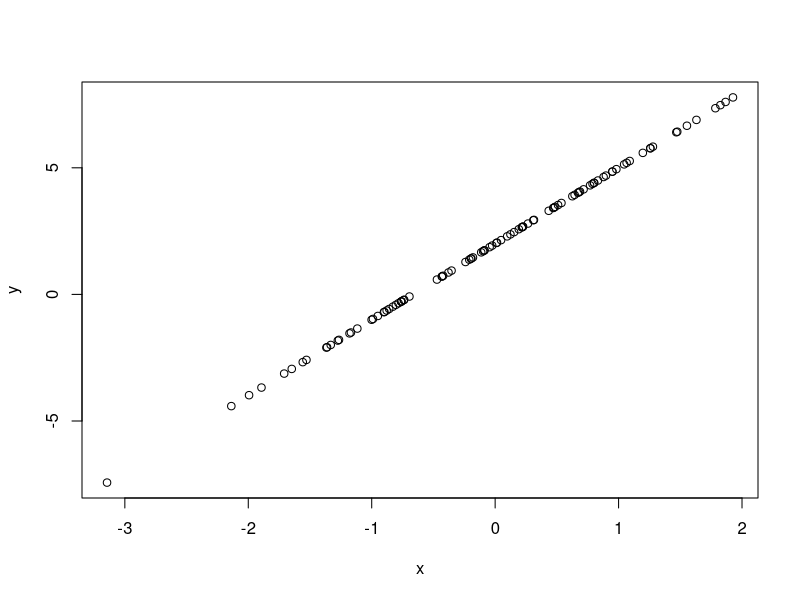
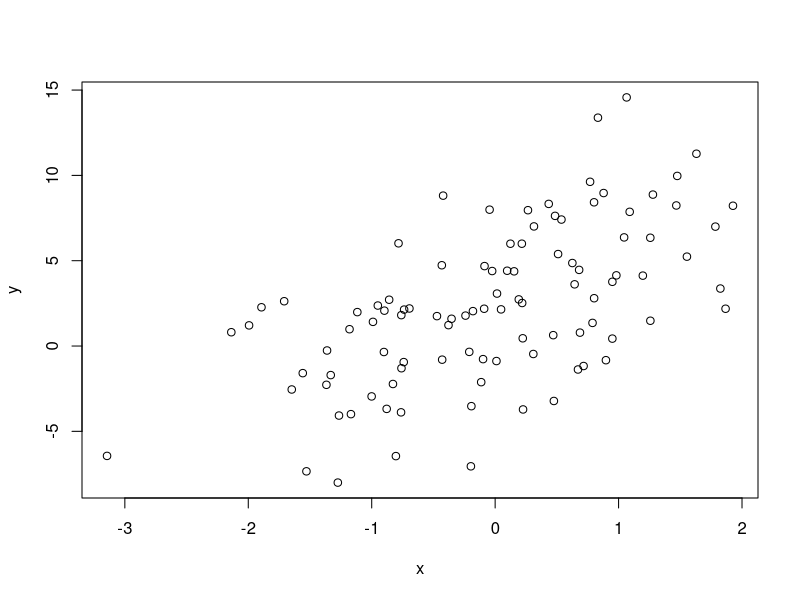
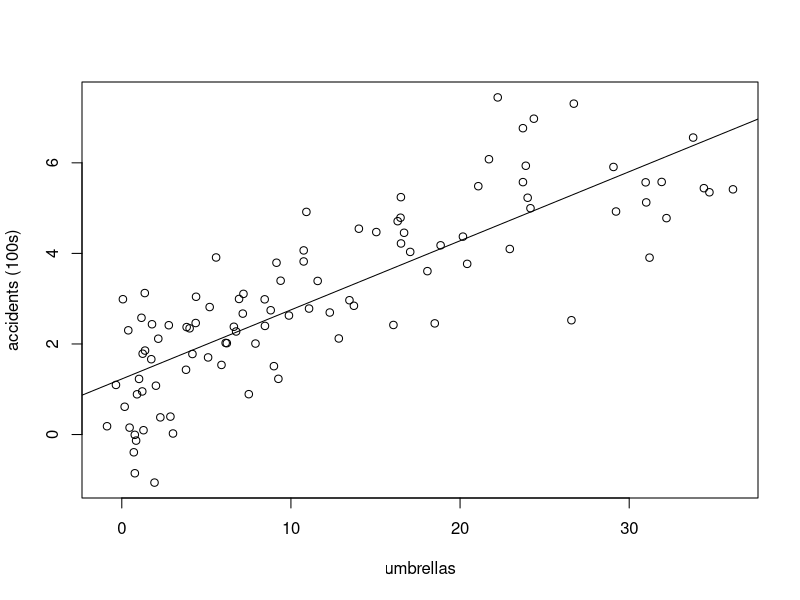
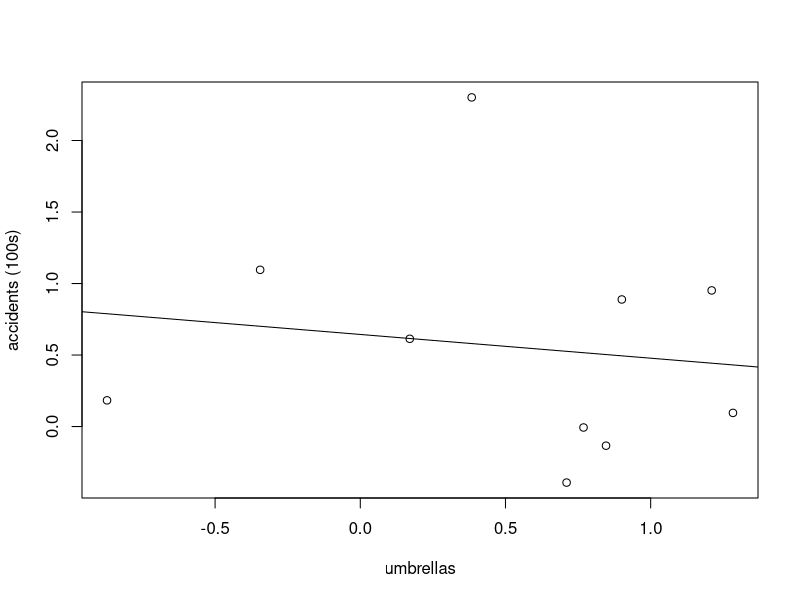
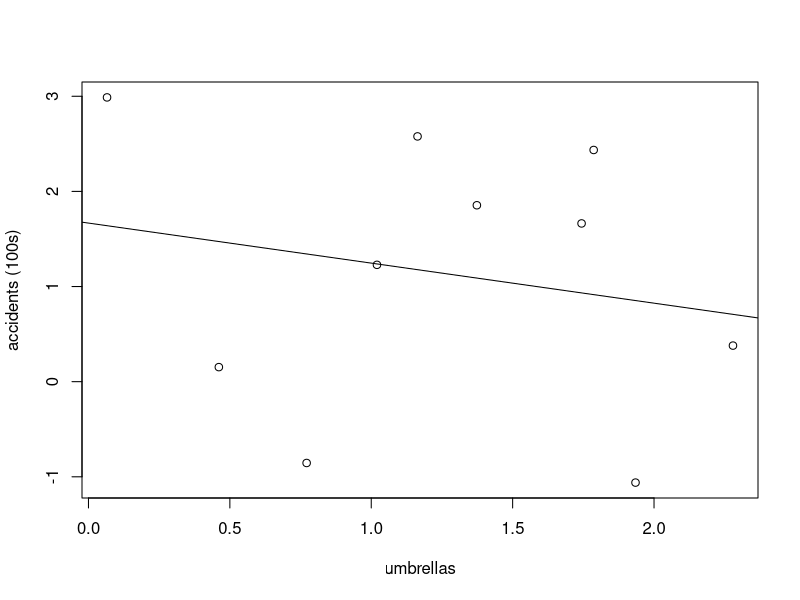
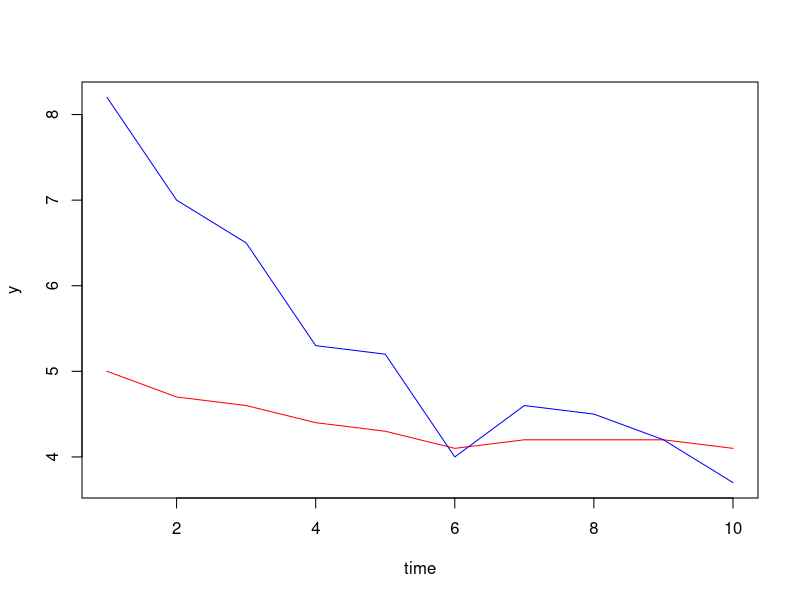
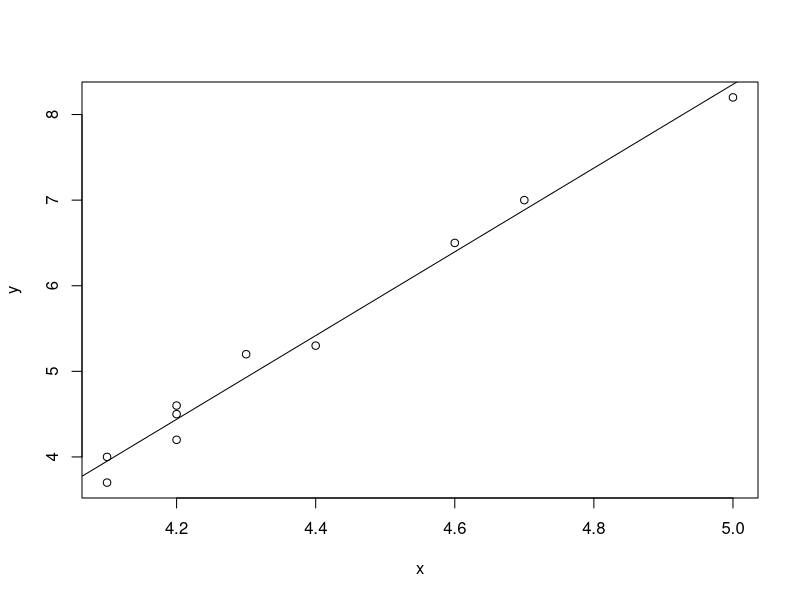
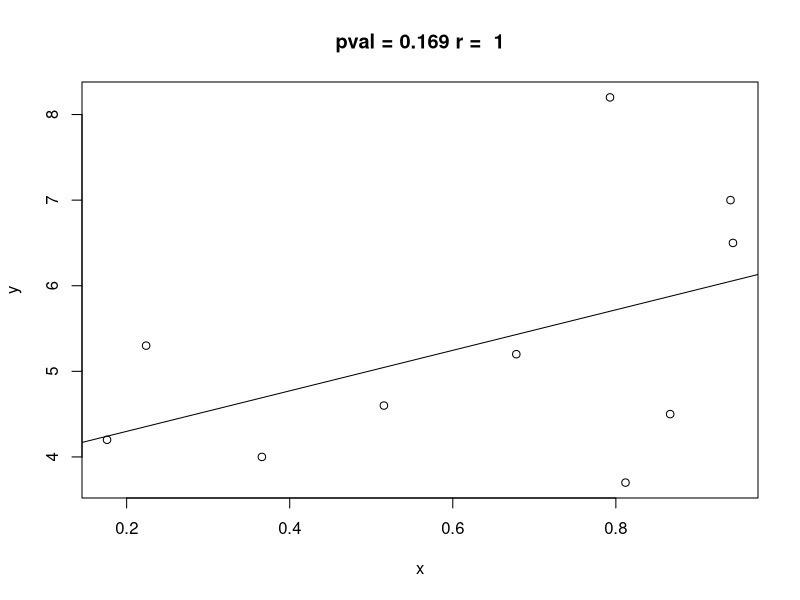

Reproduce these figures in R, in order. (Note: a time limit stopped this script after it produced the figures.)
#### epsilon = ignorance

n = 100
p = 1000
sigma = 0.1
x = rnorm(n)
U = matrix(runif(n * p, -0.2, 0.2), nrow = n)

#no noise case
f_of_x = 2 + 3 * x
t_of_xs = f_of_x
y = t_of_xs
plot(x, y)

#a little noise case
eps = rowSums(U[, 1:1000, drop = FALSE])
t_of_xs = f_of_x + eps
y = t_of_xs
plot(x, y)
summary(lm(y ~ x))


##### LRT vs F-test
set.seed(422)
n = 100
p = 10
sigma = 2
X = matrix(runif(n * p), nrow = n)
beta = rep(1, p)
y = X %*% as.matrix(beta) + rnorm(n, 0, sigma)
mod_full = lm(y ~ X)
summary(mod_full)
mod_red = lm(y ~ 1)
summary(mod_red)
anova(mod_red, mod_full, test = "LRT")
anova(mod_red, mod_full, test = "F")


###rainfall (z), umbrellas (X) and car accidents (y) example
set.seed(422)
n = 100
sigma = 0.3
z = runif(n, 0, 6)
x = z^2 + rnorm(n, sigma)
y = z + rnorm(n, sigma)
plot(x, y, xlab = "umbrellas", ylab = "accidents (100s)")
mod = lm(y ~ x)
abline(mod)
summary(mod)

mod = lm(y ~ x + z)
summary(mod)

#accidents vs umbrellas with rainfall constant
z_low = z < quantile(z, 0.1)

mod = lm(y[z_low] ~ x[z_low])
plot(x[z_low], y[z_low], xlab = "umbrellas", ylab = "accidents (100s)")
abline(mod)
summary(mod)

z_low = quantile(z, 0.1) < z & z < quantile(z, 0.2)

mod = lm(y[z_low] ~ x[z_low])
plot(x[z_low], y[z_low], xlab = "umbrellas", ylab = "accidents (100s)")
abline(mod)
summary(mod)




#### spurious correlation

yearly_divorce_rate_maine_per_1000 = c(5,4.7,4.6,4.4,4.3,4.1,4.2,4.2,4.2,4.1)
yearly_US_consumption_margarine_per_capita = c(8.2,7,6.5,5.3,5.2,4,4.6,4.5,4.2,3.7)
n = length(yearly_divorce_rate_maine_per_1000)
plot(1 : n, 
     yearly_divorce_rate_maine_per_1000, 
     type = "l", col = "red", ylab = "y", xlab = "time",
     ylim = c(min(yearly_divorce_rate_maine_per_1000, yearly_US_consumption_margarine_per_capita), max(yearly_divorce_rate_maine_per_1000, yearly_US_consumption_margarine_per_capita)))
points(1 : n, yearly_US_consumption_margarine_per_capita, type = "l", col = "blue")

x = yearly_divorce_rate_maine_per_1000
y = yearly_US_consumption_margarine_per_capita
plot(x, y)
#make a linear model
mod = lm(y ~ x)
summary(mod)
abline(mod)
# F-test says probability of seeing this linear relationship or 
# a relationship better correlated given no linear relationship 
# is about 1 in 100,000,000

#can we duplicate this? with enough time...

r = 0
min_pval = 1
while (TRUE){
  r = r + 1
  if (r %% 10000 == 0){cat("r =", r, "\n")}
  x = runif(n)
  #make a linear model
  mod = lm(y ~ x)
  #grab the pval of the t-test = F-test
  pval = coef(summary(mod))[2, 4]
  
  if (pval < min_pval){
    min_pval = pval
    plot(x, y, main = paste("pval =", signif(pval, 3), "r = ", r))
    abline(mod)
  }
  if (pval < 1e-8){
    break
  }
}

#### Scheffe's Correction
# install.packages("agricolae")
# library(agricolae)
# X = fread("baseball.csv")
# mod = lm(salary_thou ~ ., X)
# summary(mod)
# scheffe.test(mod, trt = "num_rbi")

######## F-test provides protection, t-test still passes
set.seed(422)
n = 100

sigma = 5
x1 = seq(0, 10, length.out = n)
y = x1 + rnorm(n, 0, sigma)
plot(x1, y)
mod = lm(y ~ x1)
abline(mod)
summary(mod)

set.seed(421)
p = 100
Xjunk = matrix(rnorm(n*p), nrow = n)
X = cbind(x1, Xjunk)
colnames(X) = c("real", rep("fake", p))

mod = lm(y ~ X[, 1:80])
abline(mod)
summary(mod)

###########slope = 0 testing
beta_0 = 1.5
beta_1 = 2
sigma = 2
n = 10

x = runif(n)
y = beta_0 + beta_1 * x + rnorm(n, 0, sigma)
mod = lm(y ~ x)
plot(x, y)
summary(mod)
abline(mod, col = "blue")

##is this valid for trying to prove that \beta_1 = 0? No... since it is your default position

bethat_1 = coef(summary(mod))[1, 1]
se_bethat_1 = coef(summary(mod))[1, 2]
bethat_1 + c(-1, 1) * 2 * se_bethat_1

#if delta is reasonable... you cannot reject the null that \beta_1 \neq 0!

##########opt design for slope
plot(0, 0, xlim = c(0, 1), ylim = c(0, 5), type = "n")

beta_0 = 1.5
beta_1 = 2
sigma = 0.6
n = 10
Nsim = 500

for (r in 1 : Nsim){
  x = runif(n)
  #x = seq(0, 1, length.out = n)
  #x = c(rep(0, 5), rep(1, 5))
  y = beta_0 + beta_1 * x + rnorm(n, 0, sigma)
  mod = lm(y ~ x)
  abline(mod, col = "grey")
}
abline(a = beta_0, b = beta_1, col = "green")


############ extrapolation
n = 25
sigma = 1
x = runif(n, 10, 15)
y = x + rnorm(n, 0, sigma)


plot(x, y, xlim = c(0, 25), ylim = c(0, 25))

lin_mod = lm(y ~ x)
abline(lin_mod, col = "blue")

poly_mod = lm(y ~ poly(x, 6))
xstars = seq(0, 25, length.out = 10000)
yhats = predict(poly_mod, data.frame(x = xstars))
points(xstars, yhats, type = "l", col = "green")

install.packages("rpart")
library(rpart)
dtree_mod = rpart(y ~ x)
xstars = seq(0, 25, length.out = 10000)
yhats = predict(dtree_mod, data.frame(x = xstars))
points(xstars, yhats, type = "l", col = "brown")
